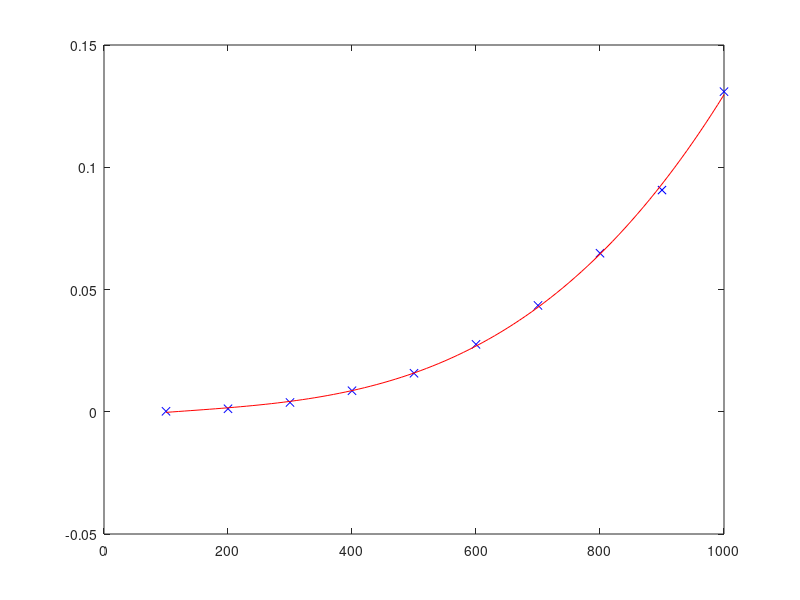

The MATLAB script that drew this image:
%% Solves qs 3.3 for assignment 2

% This function computes the execution times of LU factorization, and
% attempts to find a cubic polynomial to fit the exection timings.
function executionTimes()

% iterate over 10 values
maxK = 10;
n = zeros(maxK, 1);
t = zeros(maxK, 1);

% perform each facotrization 10 times and store the average execution time
iteration = 10;

for k = 1:maxK
    % increase n and size of for each iteration of this loop and perform
    % the lu factorization
    n(k) = 100+100*(k-1);
    A = rand(n(k), n(k));
    tic;
    for j = 1:iteration
        lu(A);
    end
    
    % store toc for each iteration.
    t(k) = toc/iteration;
end

% matrix A now contains the cubic polynomials of the size used in LU
% factorization per iteration
A = ones(length(n),4);
for j = 2:4
    A(:,j) = A(:,j-1).*n;
end

x = A\t;
% ns contains the plot range 
ns = 100:10:1000;
% polynomial equation
ts = x(1)+ns.*(x(2)+ns.*(x(3)+ns*x(4)));

plot(n,t,'bx',ns,ts,'r-');

% using the above method, we can estimate the time for matrix of order
% 10,000
t_10000 = x(1)+10000*(x(2)+10000*(x(3)+10000*x(4)))


